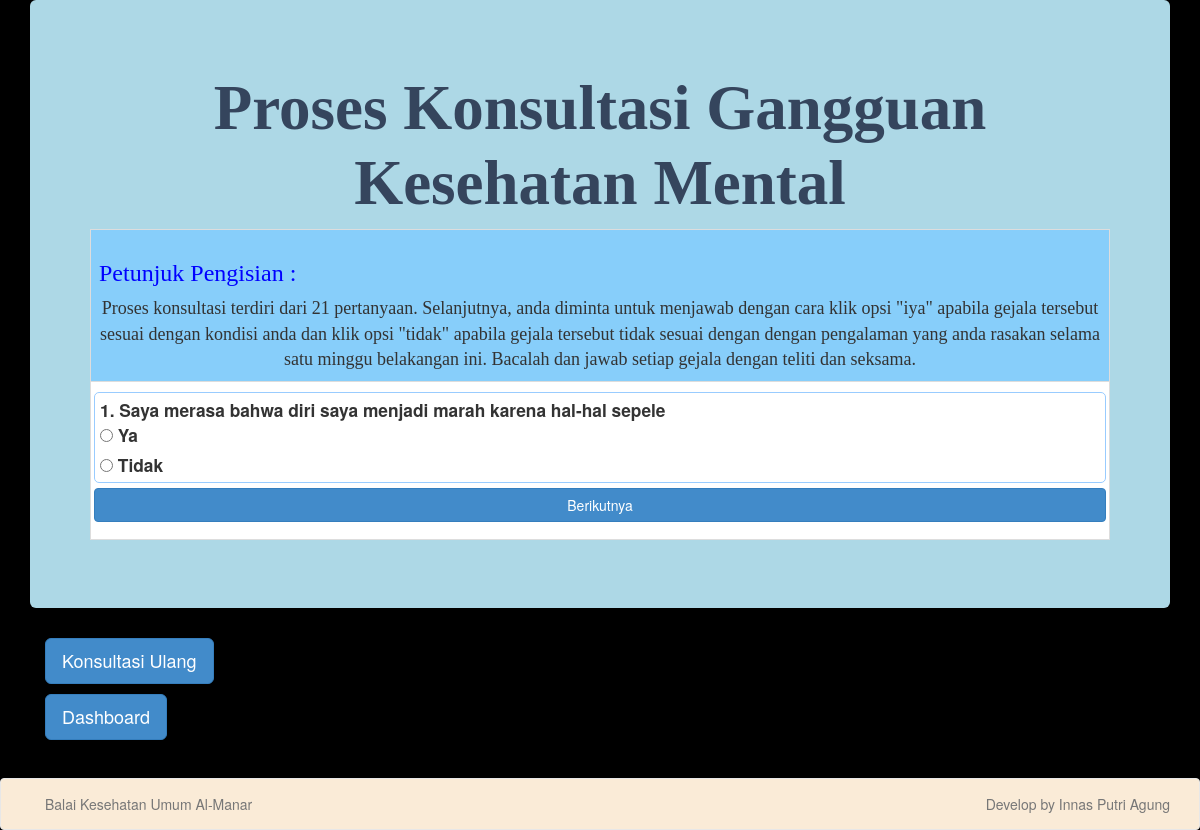
/konsultasifm.php, run on the app's committed database.
### tables this page shows
CREATE TABLE `tb_gejala` (
  `id` int(11) NOT NULL,
  `kdgejala` varchar(3) DEFAULT NULL,
  `gejala` text DEFAULT NULL
);

### konsultasifm.php (the view, shortened to what this page needs)
<!DOCTYPE html>
<html>
<head>
	<link rel="stylesheet" type="text/css" href="assets/css/bootstrap.min.css">
</head>
<body style="background-color:#000000;">
	<div class="container">
		<div style="background-color:#ADD8E6;" class="jumbotron">
			<center>
			<h1><strong> <font face="Candara" color="#35455d" > Proses Konsultasi Gangguan Kesehatan Mental</font></strong></h1>
				<?php include "admin/koneksi2.php"; ?>
				<table width="750" border="1" align="center" class="table table-striped table-bordered">
					<tr>
						<td style="background-color:#87CEFA;" width="786">
						<h3><font face="Candara" color="blue">Petunjuk Pengisian :</font></h3>
						<center><font face="Candara" size="4">Proses konsultasi terdiri dari 21 pertanyaan. Selanjutnya, anda diminta untuk menjawab dengan cara klik opsi "iya" apabila gejala tersebut sesuai dengan kondisi anda dan klik opsi "tidak" apabila gejala tersebut tidak sesuai dengan dengan pengalaman yang anda rasakan selama satu minggu belakangan ini. Bacalah dan jawab setiap gejala dengan teliti dan seksama.</font></center>
						</td>
					</tr>
					<tr>
						<td id="container" style="padding:3px 3px 7px 3px;background-color:white; padding-top:10px;">
							<form method="post" id="form">
								<?php
								$sqli = "SELECT * FROM tb_gejala ORDER BY id ASC ";
								$result = $db->query($sqli);
								$counter = 0;
								while ($row = $result->fetch_object()) {
									echo "<div class='align-items-center justify-content-center' style='background-color:white; margin-bottom:10px;'>";
									echo "<label class='bg-white border p-2' style='padding:5px;border:1px solid #99ccff; border-radius:5px;display:block;padding-bottom:0;font-size:13pt;' for='form-" . $counter . "'>{$row->id}. {$row->gejala}";
									echo '<br><div class="p-2 w-50" style="width:25%;display:inline;margin-right:10px;"><input type="radio" name="form-' . $counter . '" value="' . $row->id . '" onclick="document.getElementById(\'form-' . $counter . '\').checked=true" ' . (isset($_POST['evidence']) ? (in_array($row->id, $_POST['evidence']) ? " checked" : "") : "") . '> <label>Ya</label></div>';
									echo '<br><div class="p-2 w-50" style="width:25%;display:inline;"><input type="radio" name="form-' . $counter . '" value="0" onclick="document.getElementById(\'form-' . $counter . '\').checked=false"> <label>Tidak</label></div></label>';
									echo "</div>";
									$counter++;
								}
								?>
							</form>
						</td>
					</tr>
				</table>
			</center>
		</div>
		<div class="col-sm-6 col-md-3">
			<p><a class="btn btn-primary btn-lg" href="pasien_add_fm.php" role="button">Konsultasi Ulang</a></p>
			<a class="btn btn-primary btn-lg" href="index.php" role="button">Dashboard</a>
		</div>
		<br><br><br>
		<br><br><br>
	</div>
	<br />
	<nav class="navbar navbar-default" style="bottom: 0;margin: 0">
		<div class="container">
			<center>
				<ul class="nav navbar-nav">
					<li><a href="#">Balai Kesehatan Umum Al-Manar</a></li>
				</ul>
				<ul class="nav navbar-nav navbar-right">
					<li><a href="#">Develop by Innas Putri Agung</a></li>
				</ul>
			</center>
		</div>
	</nav>
</body>
</html>

### konsultasifm.php (style rules this page uses)
p { border: 0px solid #03F; }

### data on the page
tb_gejala: id "1", gejala "Saya merasa bahwa diri saya menjadi marah karena hal-hal sepele"
